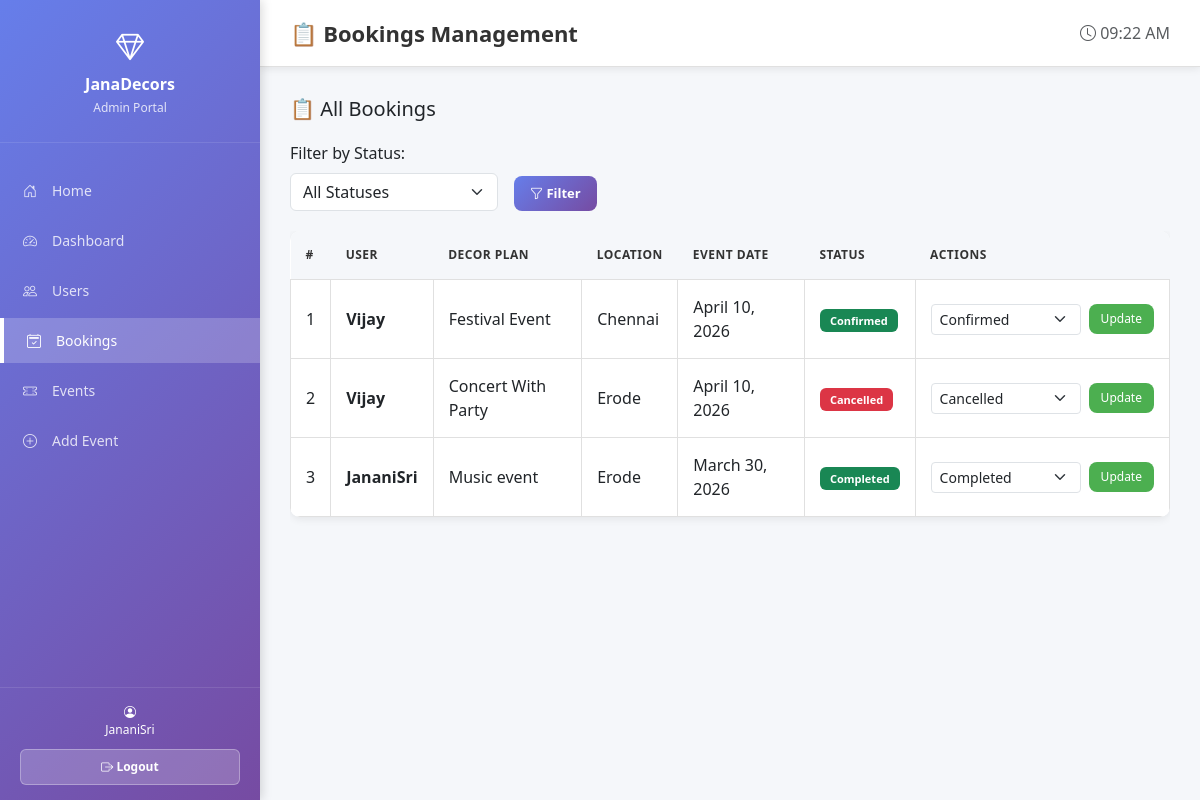
Page /staff/bookings/ (signed in) on the committed database.
### Event/models.py (models this page shows, shortened)
class Booking(models.Model):
    STATUS_PENDING = 'pending'
    STATUS_CONFIRMED = 'confirmed'
    STATUS_CANCELLED = 'cancelled'
    STATUS_COMPLETED = 'completed'
    STATUS_IN_PROGRESS = 'in_progress'
    STATUS_CHOICES = [
        (STATUS_PENDING, 'Pending'),
        (STATUS_CONFIRMED, 'Confirmed'),
        (STATUS_CANCELLED, 'Cancelled'),
        (STATUS_COMPLETED, 'Completed'),
        (STATUS_IN_PROGRESS, 'In Progress'),
    ]
    user = models.ForeignKey(User, on_delete=models.CASCADE)
    decor_plan = models.ForeignKey(DecorPlan, on_delete=models.CASCADE)
    location = models.CharField(max_length=200)
    event_date = models.DateField()
    requirements = models.TextField()
    status = models.CharField(max_length=12, choices=STATUS_CHOICES, default=STATUS_PENDING)

class DecorPlan(models.Model):
    name = models.CharField(max_length=100)
    description = models.TextField()
    price = models.IntegerField(null=True, blank=True)
    image = models.ImageField(upload_to='images/')

### Event/views.py (the view)
# urls.py: path('staff/bookings/', views.admin_bookings, name='admin_bookings'),
@login_required
def admin_bookings(request):
    if not request.user.is_staff:
        return redirect('plans')
    bookings = Booking.objects.select_related('user', 'decor_plan').order_by('-event_date')
    status_filter = request.GET.get('status', '')
    if status_filter:
        bookings = bookings.filter(status=status_filter)
    return render(request, 'Event/admin/bookings.html', {
        'bookings': bookings,
        'status_filter': status_filter,
        'statuses': Booking.STATUS_CHOICES
    })

### Event/templates/Event/admin/bookings.html (shortened to what this page needs)
{% extends 'Event/admin_base.html' %}
{% block page_title %}📋 Bookings Management{% endblock %}
{% block content %}
<div class="page-title">
    <h2>📋 All Bookings</h2>
</div>
<div style="margin-bottom: 20px;">
    <form method="GET" class="row g-3 align-items-end">
        <div class="col-md-3">
            <label for="statusFilter" class="form-label">Filter by Status:</label>
            <select id="statusFilter" name="status" class="form-select">
                <option value="">All Statuses</option>
            </select>
        </div>
        <div class="col-md-2">
            <button type="submit" class="btn btn-primary">
                <i class="bi bi-funnel"></i> Filter
            </button>
        </div>
    </form>
</div>
<div class="table-responsive">
    {% if bookings %}
        <table class="table table-hover">
            <thead>
                <tr>
                    <th>#</th>
                    <th>User</th>
                    <th>Decor Plan</th>
                    <th>Location</th>
                    <th>Event Date</th>
                    <th>Status</th>
                    <th>Actions</th>
                </tr>
            </thead>
            <tbody>
                {% for booking in bookings %}
                    <tr>
                        <td>{{ forloop.counter }}</td>
                        <td><strong>{{ booking.user.username }}</strong></td>
                        <td>{{ booking.decor_plan.name }}</td>
                        <td>{{ booking.location }}</td>
                        <td>{{ booking.event_date }}</td>
                        <td>
                            <span class="badge
                                {% if booking.status == 'pending' %}bg-warning
                                {% elif booking.status == 'confirmed' %}bg-success
                                {% elif booking.status == 'in_progress' %}bg-info
                                {% elif booking.status == 'completed' %}bg-success
                                {% else %}bg-danger{% endif %}">
                                {{ booking.get_status_display }}
                            </span>
                        </td>
                        <td>
                            <div class="action-buttons">
                                <form method="POST" action="{% url 'update_booking_status' booking.id %}" style="display: inline-flex; gap: 8px; align-items: center;">
                                    <select name="status" class="form-select form-select-sm" style="width: 150px;">
                                        {% for value, label in statuses %}
                                            <option value="{{ value }}" {% if booking.status == value %}selected{% endif %}>{{ label }}</option>
                                        {% endfor %}
                                    </select>
                                    <button type="submit" class="btn btn-sm btn-success">Update</button>
                                </form>
                            </div>
                        </td>
                    </tr>
                {% endfor %}
            </tbody>
        </table>
    {% else %}
        <div class="no-data">
            <i class="bi bi-inbox" style="font-size: 3rem; color: #ccc;"></i>
            <p style="margin-top: 15px;">No bookings found</p>
        </div>
    {% endif %}
</div>
{% endblock %}

### Event/templates/Event/admin_base.html (shortened to what this page needs)
<!DOCTYPE html>
<html lang="en">
<head>
    <link href="https://cdn.jsdelivr.net/npm/bootstrap@5.3.0/dist/css/bootstrap.min.css" rel="stylesheet">
    <link rel="stylesheet" href="https://cdn.jsdelivr.net/npm/bootstrap-icons@1.11.0/font/bootstrap-icons.css">
</head>
<body>
    <div class="admin-wrapper">
        <div class="admin-sidebar">
            <div class="sidebar-header">
                <i class="logo bi bi-gem"></i>
                <h4>JanaDecors</h4>
                <p>Admin Portal</p>
            </div>
            <ul class="sidebar-menu">
                <li>
                    <a href="{% url 'plans' %}" class="{% if request.resolver_match.url_name == 'plans' %}active{% endif %}">
                        <i class="bi bi-house-door"></i>
                        Home
                    </a>
                </li>
                <li>
                    <a href="{% url 'admin_dashboard' %}" class="{% if request.resolver_match.url_name == 'admin_dashboard' %}active{% endif %}">
                        <i class="bi bi-speedometer2"></i>
                        Dashboard
                    </a>
                </li>
                <li>
                    <a href="{% url 'admin_users' %}" class="{% if request.resolver_match.url_name == 'admin_users' %}active{% endif %}">
                        <i class="bi bi-people"></i>
                        Users
                    </a>
                </li>
                <li>
                    <a href="{% url 'admin_bookings' %}" class="{% if request.resolver_match.url_name == 'admin_bookings' %}active{% endif %}">
                        <i class="bi bi-calendar2-check"></i>
                        Bookings
                    </a>
                </li>
                <li>
                    <a href="{% url 'admin_events' %}" class="{% if request.resolver_match.url_name == 'admin_events' %}active{% endif %}">
                        <i class="bi bi-ticket-perforated"></i>
                        Events
                    </a>
                </li>
                <li>
                    <a href="{% url 'add_event' %}" class="{% if request.resolver_match.url_name == 'add_event' %}active{% endif %}">
                        <i class="bi bi-plus-circle"></i>
                        Add Event
                    </a>
                </li>
            </ul>
            <div class="sidebar-footer">
                <div class="user-info">
                    <i class="bi bi-person-circle"></i>
                    <div>{{ user.first_name|default:user.username }}</div>
                </div>
                <form method="POST" action="{% url 'logout' %}" class="m-0">
                    <button type="submit"><i class="bi bi-box-arrow-right"></i> Logout</button>
                </form>
            </div>
        </div>
        <div class="admin-content">
            <div class="admin-header">
                <h2>{% block page_title %}Dashboard{% endblock %}</h2>
                <div class="header-right">
                    <span class="text-muted"><i class="bi bi-clock"></i> <span id="time"></span></span>
                </div>
            </div>
            <div class="admin-main">
                {% block content %}
                {% endblock %}
            </div>
        </div>
    </div>
</body>
</html>

### Event/templates/Event/admin_base.html (style rules this page uses)
* { margin: 0; padding: 0; box-sizing: border-box; }
body { background: #f5f7fa; font-family: 'Segoe UI', Tahoma, Geneva, Verdana, sans-serif; height: 100vh; overflow: hidden; }
.admin-wrapper { display: flex; height: 100vh; }
.admin-sidebar { width: 260px; background: linear-gradient(135deg, #667eea 0%, #764ba2 100%); color: white; display: flex; flex-direction: column; box-shadow: 2px 0 10px rgba(0, 0, 0, 0.15); overflow-y: auto; position: fixed; height: 100vh; left: 0; top: 0; z-index: 1000; }
.sidebar-header { padding: 25px 20px; border-bottom: 1px solid rgba(255, 255, 255, 0.1); text-align: center; }
.sidebar-header .logo { font-size: 28px; margin-bottom: 8px; display: block; }
.sidebar-header h4 { font-size: 16px; font-weight: 700; margin: 0; }
.sidebar-header p { font-size: 12px; opacity: 0.8; margin: 5px 0 0 0; }
.sidebar-menu { flex: 1; padding: 20px 0; list-style: none; }
.sidebar-menu li { margin: 5px 0; }
.sidebar-menu a { display: flex; align-items: center; gap: 12px; padding: 12px 20px; color: rgba(255, 255, 255, 0.8); text-decoration: none; transition: 0.3s; font-size: 14px; font-weight: 500; }
.sidebar-menu a.active { background: rgba(255, 255, 255, 0.2); color: white; border-left: 4px solid white; padding-left: 20px; }
.sidebar-menu i { width: 20px; text-align: center; }
.sidebar-footer { padding: 15px 20px; border-top: 1px solid rgba(255, 255, 255, 0.1); margin-top: auto; }
.sidebar-footer .user-info { font-size: 12px; margin-bottom: 10px; text-align: center; }
.sidebar-footer button { width: 100%; background: rgba(255, 255, 255, 0.2); border: 1px solid rgba(255, 255, 255, 0.3); color: white; padding: 8px; border-radius: 6px; cursor: pointer; font-size: 12px; font-weight: 600; transition: 0.3s; }
.admin-content { flex: 1; margin-left: 260px; display: flex; flex-direction: column; height: 100vh; }
.admin-header { background: white; padding: 20px 30px; border-bottom: 1px solid #e0e0e0; display: flex; justify-content: space-between; align-items: center; box-shadow: 0 2px 8px rgba(0, 0, 0, 0.08); }
.admin-header h2 { font-size: 22px; font-weight: 700; color: #333; margin: 0; }
.header-right { display: flex; align-items: center; gap: 20px; }
.admin-main { flex: 1; overflow-y: auto; padding: 30px; }
.table { background: white; border-radius: 10px; overflow: hidden; box-shadow: 0 2px 8px rgba(0, 0, 0, 0.08); }
.table thead th { background: #f5f7fa; border: none; font-weight: 700; color: #333; font-size: 12px; text-transform: uppercase; letter-spacing: 0.5px; padding: 15px; }
.table tbody td { padding: 15px; border: 1px solid #e0e0e0; vertical-align: middle; }
.btn-primary { background: linear-gradient(135deg, #667eea 0%, #764ba2 100%); border: none; border-radius: 8px; padding: 8px 16px; font-size: 13px; font-weight: 600; cursor: pointer; transition: 0.3s; }
.btn-success { background: #4caf50; border: none; border-radius: 8px; padding: 6px 12px; font-size: 12px; cursor: pointer; transition: 0.3s; }
.badge { padding: 6px 10px; border-radius: 6px; font-size: 11px; font-weight: 600; }

### Event/templates/Event/admin/bookings.html (style rules this page uses)
.page-title h2 { margin-bottom: 20px; font-size: 20px; }
.action-buttons { display: flex; gap: 8px; align-items: center; flex-wrap: wrap; }
.action-buttons form { display: flex; gap: 8px; align-items: center; }

### rows in the picture
Booking: user.username "Vijay", decor_plan.name "Festival Event", location "Chennai", event_date "April 10, 2026", status "Confirmed"
Booking: user.username "Vijay", decor_plan.name "Concert With Party", location "Erode", event_date "April 10, 2026", status "Cancelled"
Booking: user.username "JananiSri", decor_plan.name "Music event", location "Erode", event_date "March 30, 2026", status "Completed"

### other values in the picture
{{ user.first_name|default:user.username }} "JananiSri"
